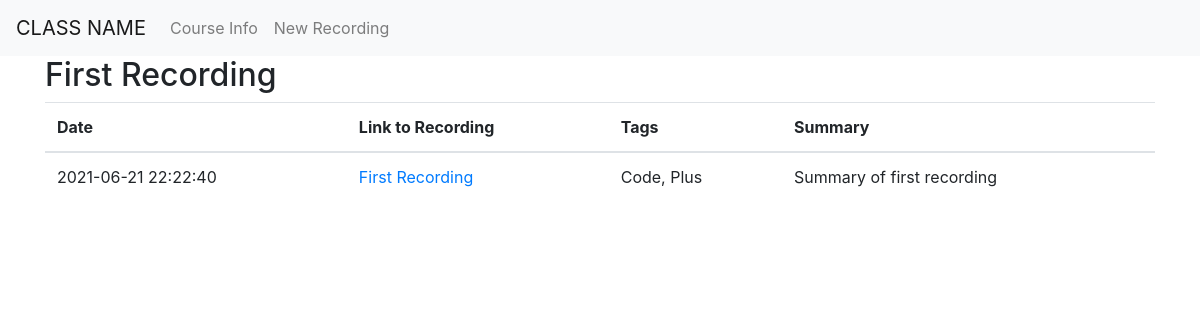
The page /1 on the database its author committed.
### tables this page shows
CREATE TABLE posts (
    id INTEGER PRIMARY KEY AUTOINCREMENT,
    created TIMESTAMPT NOT NULL DEFAULT CURRENT_TIMESTAMP,
    title TEXT NOT NULL,
    recordingURL TEXT NOT NULL,
    tags TEXT NOT NULL,
    summary TEXT NOT NULL
);

### app.py (the view)
@app.route('/<int:post_id>')
def post(post_id):
    post = get_post(post_id)
    return render_template('post.html', post=post)

### app.py (called while the page is built)
def get_db_connection():
    conn = sqlite3.connect('database.db')
    conn.row_factory = sqlite3.Row
    return conn

def get_post(post_id):
    conn = get_db_connection()
    post = conn.execute('SELECT * FROM posts WHERE id = ?',
                        (post_id,)).fetchone()
    conn.close()
    if post is None:
        abort(404)
    return post

### templates/post.html
{% extends 'base.html' %}
{% block content %}
    <h2>{% block title %} {{ post['title'] }} {% endblock %}</h2>
    <table class="table">
        <thead>
          <tr>
            <th>Date</th>
            <th>Link to Recording</th>
            <th>Tags</th>
            <th>Summary</th>
          </tr>
        </thead>
        <tbody>
          <tr>
            <td>{{ post['created'] }}</td>
            <td><a href="{{ post['recordingURL'] }}">{{ post['title'] }}</a></td>
            <td>{{ post['tags'] }}</td>
            <td>{{ post['summary'] }}</td>
          </tr>
        </tbody>
      </table>
{% endblock %}

### rows shown on the page
posts: title "First Recording", created "2021-06-21 22:22:40", tags "Code, Plus", summary "Summary of first recording"
